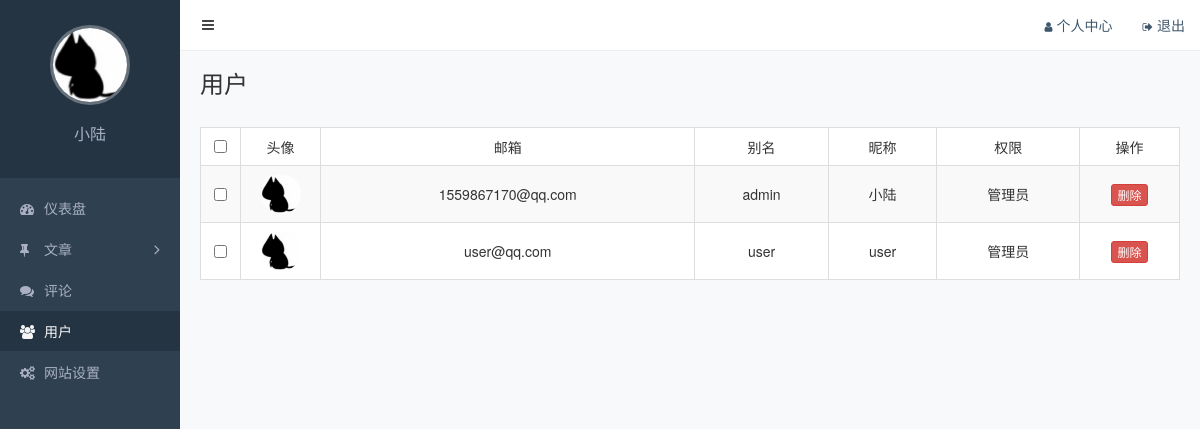
The page /admin/users.php (signed in) on the database its author committed.
### tables this page shows
CREATE TABLE `users` (
  `id` int(11) NOT NULL AUTO_INCREMENT COMMENT '主键',
  `slug` varchar(200) NOT NULL COMMENT '别名',
  `email` varchar(200) NOT NULL COMMENT '邮箱',
  `password` varchar(200) NOT NULL COMMENT '密码',
  `nickname` varchar(100) DEFAULT NULL COMMENT '昵称',
  `avatar` varchar(200) DEFAULT NULL COMMENT '头像',
  `bio` varchar(500) DEFAULT NULL COMMENT '简介',
  `root` varchar(20) DEFAULT NULL COMMENT '鐘舵€侊紙unactivated/activated/forbidden/trashed锛?',
  PRIMARY KEY (`id`),
  UNIQUE KEY `slug` (`slug`),
  UNIQUE KEY `email` (`email`)
);

### functions.php (called while the page is built, shortened)
<?php
function baixiu_get_current_user(){
   return $_SESSION['current_login_user'];
}
function xiu_fetch_all($sql){
   $conn=mysqli_connect(DB_HOST,DB_USER,DB_PASS,DB_NAME);
   $query=mysqli_query($conn,$sql);
   $result=array();
   while ($row=mysqli_fetch_assoc($query) ){
   	   $result[]=$row;
   }
   return $result;
}

### admin/users.php (the view, shortened to what this page needs)
<?php
require_once '../functions.php';
$users=xiu_fetch_all('select * from users');
 ?>
<!DOCTYPE html>
<html lang="zh-CN">
<head>
  <link rel="stylesheet" href="/static/assets/vendors/bootstrap/css/bootstrap.css">
  <link rel="stylesheet" href="/static/assets/vendors/font-awesome/css/font-awesome.css">
  <link rel="stylesheet" href="/static/assets/vendors/nprogress/nprogress.css">
  <link rel="stylesheet" href="/static/assets/css/admin.css">
</head>
<body>
  <div class="main">
    <?php include 'inc/navbar.php'; ?>
    <div class="container-fluid">
      <div class="page-title">
        <h1>用户</h1>
      </div>
      <div class="row">
        <div class="col-md-12">
          <table class="table table-striped table-bordered table-hover">
            <thead>
               <tr>
                <th class="text-center" width="40"><input type="checkbox"></th>
                <th class="text-center" width="80">头像</th>
                <th class="text-center">邮箱</th>
                <th class="text-center">别名</th>
                <th class="text-center">昵称</th>
                <th class="text-center">权限</th>
                <th class="text-center" width="100">操作</th>
              </tr>
            </thead>
            <tbody>
              <?php foreach ($users as $item): ?>
                <tr class="text-center" >
                <td class="text-center"><input data-id="<?php echo $item['id']; ?>" type="checkbox"></td>
                <td class="text-center"><img class="avatar" src="<?php echo $item['avatar']; ?>"></td>
                <td><?php echo $item['email']; ?></td>
                <td><?php echo $item['slug']; ?></td>
                <td><?php echo $item['nickname']; ?></td>
                <td><?php echo $item['root']=='root'? '管理员' : '用户'; ?></td>
                <td class="text-center">
                  <a href="/admin/user-delete.php?id=<?php echo $item['id']; ?>" class="btn btn-danger btn-xs">删除</a>
                </td>
              </tr>
              <?php endforeach ?>
            </tbody>
          </table>
        </div>
      </div>
    </div>
  </div>
  <?php $current_page='users' ?>
   <?php include 'inc/sidebar.php'; ?>
</body>
</html>

### admin/inc/sidebar.php (shortened to what this page needs)
<?php
require_once dirname(__FILE__).'/../../functions.php';
$current_page= isset( $current_page) ? $current_page:' ' ;
$current_user=baixiu_get_current_user();
?>
<div class="aside">
    <div class="profile">
      <img class="avatar" src="<?php echo $current_user['avatar']; ?>">
      <h3 class="name"><?php echo $current_user['nickname']; ?></h3>
    </div>
    <ul class="nav">
      <li <?php echo $current_page==='index' ? 'class="active"':' ' ?>>
        <a href="index.php"><i class="fa fa-dashboard"></i>仪表盘</a>
      </li>
      <?php $menu_posts = array('posts','categories','post-add'); ?>
      <li <?php echo in_array($current_page,$menu_posts) ? 'class="active"':' ' ?>>
        <a href="#menu-posts" class="<?php echo in_array($current_page,$menu_posts) ? '""':'collapsed' ?>" data-toggle="collapse">
          <i class="fa fa-thumb-tack"></i>文章<i class="fa fa-angle-right"></i>
        </a>
      </li>
      <li <?php echo $current_page==='comments' ? 'class="active"':' ' ?>>
        <a href="comments.php"><i class="fa fa-comments"></i>评论</a>
      </li>
      <li <?php echo $current_page==='users' ? 'class="active"':' ' ?>>
        <a href="users.php"><i class="fa fa-users"></i>用户</a>
      </li>
      <li <?php echo $current_page==='settings' ? 'class="active"':' ' ?>><a href="settings.php"> <i class="fa fa-cogs"></i>网站设置</a></li>
    </ul>
  </div>

### static/assets/css/admin.css (style rules this page uses)
body { background-color: #f8f9fb; -webkit-font-smoothing: antialiased; -moz-osx-font-smoothing: grayscale; }
.aside { position: fixed; top: 0; left: 0; width: 180px; height: 100%; background-color: #2f4050; }
.aside .profile { padding: 25px; text-align: center; background-color: #243443; }
.aside .profile .avatar { width: 80px; height: 80px; border: 3px solid rgba(255, 255, 255, .3); border-radius: 50%; object-fit: cover; }
.aside .profile .name { color: #a9b0c2; font-size: 16px; }
.aside .nav { padding: 10px 0; }
.aside .nav li + li { margin-top: 1px; }
.aside .nav a { display: block; padding: 10px 20px; color: #a9b0c2; }
.aside .nav .active > a { color: #f6f6f6; background-color: #243443; }
.aside .nav a i:first-child { width: 14px; margin-right: 10px; font-size: 14px; line-height: 16px; }
.aside .nav .fa-angle-right { float: right; transition: transform .2s; transform: rotate(90deg); font-size: 16px; line-height: 20px; }
.aside .nav .collapsed .fa-angle-right { float: right; transform: rotate(0); }
.main { position: relative; overflow: hidden; min-width: 844px; min-height: 100vh; padding: 70px 5px 20px 185px; }
.main .container-fluid .page-title { overflow: hidden; margin-bottom: 20px; }
.main .container-fluid .page-title h1 { display: inline-block; margin: 0; font-size: 24px; font-weight: 400; }
.main .container-fluid table { background-color: #fff; }
.main .container-fluid th { border-bottom: 1px; font-weight: 400; }
.main .container-fluid td { vertical-align: middle; }
.main .container-fluid td .avatar { width: 40px; border-radius: 50%; }

### rows shown on the page
users: avatar (picture), email "1559867170@qq.com", slug "admin", nickname "小陆", root "管理员"
users: avatar (picture), email "user@qq.com", slug "user", nickname "user", root "管理员"
